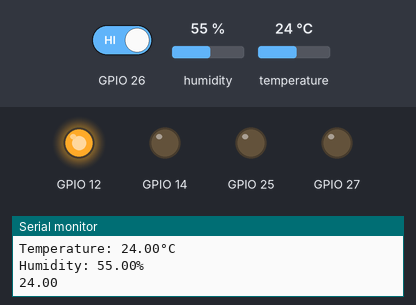
A sketch run on a simulated ESP32. Shown: output pins drawn as LEDs (lit = HIGH), the last lines printed to the serial monitor. Dashed ring = blinking. The inputs (shaded band) are chosen by the test bench; at power-on: temperature 24 °C, GPIO 26 HIGH, humidity 55 %.

Above: at 2.2 s.
2.3 s: temperature set to 26 °C
At 3.3 s:
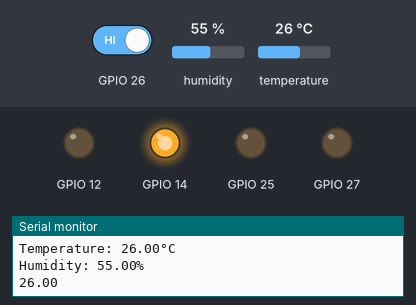
4.0 s: GPIO 26 driven LOW
At 4.4 s:
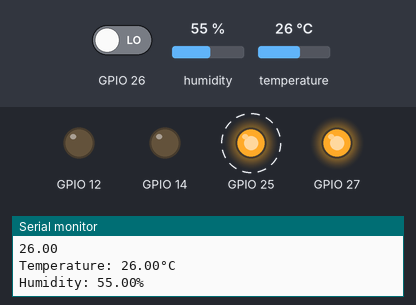
7.1 s: GPIO 26 driven HIGH
9.0 s: temperature set to 12 °C
At 10.5 s:
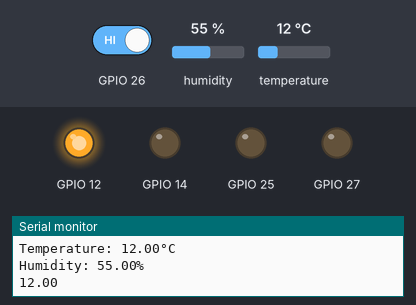
Timing chart, 0 to 12.0 s (numbered marks = the images above; inputs shaded):
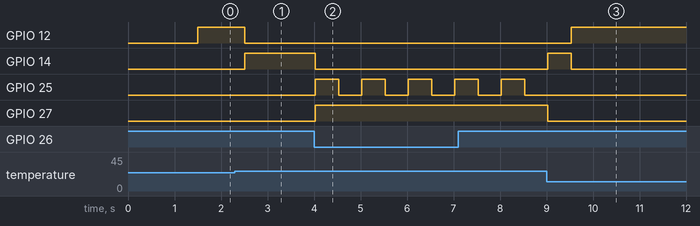

The sketch:

esp32code_ardunio_ide.ino
```cpp
#include <Adafruit_Sensor.h>
#include <DHT.h>
#include <DHT_U.h>
#include "WiFi.h"
#include "ESPAsyncWebServer.h"
#define DHTPIN 5     // Digital pin connected to the DHT sensor
#define DHTTYPE    DHT11     // DHT 22 (AM2302)

DHT_Unified dht(DHTPIN, DHTTYPE);

const char* ssid = "ESP32";
const char* password =  "12345678";
 /* Put IP Address details */
IPAddress local_ip(192,168,1,8);
IPAddress gateway(192,168,1,1);
IPAddress subnet(255,255,255,0);

String hum = "123";
String tmp = "12";
String alarmm = "a";

AsyncWebServer server(80);

float range = 40.0;
float tempre = 20.0;

void setup() {
  Serial.begin(9600);

  dht.begin();
  Serial.println(F("DHTxx Unified Sensor Example"));

  sensor_t sensor;
  dht.temperature().getSensor(&sensor);
  dht.humidity().getSensor(&sensor);

  WiFi.softAP(ssid, password);
  WiFi.softAPConfig(local_ip, gateway, subnet);
  delay(1000);
  Serial.println(WiFi.localIP());
 servers();
  server.begin();

//  delayMS = sensor.min_delay / 1000;
  pinMode(26,INPUT);
  pinMode(27,OUTPUT);
  pinMode(12,OUTPUT);
  pinMode(14,OUTPUT);
  pinMode(25,OUTPUT);
}

void servers()
{
  server.on("/setdata", HTTP_GET, [](AsyncWebServerRequest *request){
    int paramsNr = request->params();
    Serial.println(paramsNr);
    for(int i=0;i<paramsNr;i++){
        AsyncWebParameter* p = request->getParam(i);
        Serial.print("Param name: ");
        Serial.println(p->name());
        Serial.print("Param value: ");
        Serial.println(p->value());
        range = p->value().toFloat();
        Serial.println("------");
    }
    String s = "";
    s.concat(String(tmp));
    s.concat("-");
    s.concat(String(hum));
      s.concat("-");
    s.concat(String(alarmm)); //
     AsyncWebServerResponse *response = request->beginResponse(200, "text/plain", s);

//     response->addHeader("Access-Control-Allow-Origin", "*");
//    response->addHeader("Access-Control-Expose-Headers", "*");
//    response->addHeader("Access-Control-Allow-Credentials", "true");
//    response->addHeader("Server","ESP Async Web Server");

    request->send(response);

  });
  }
void loop() {
  // Delay between measurements.
  delay(500);
  sensors_event_t event;

  dht.temperature().getEvent(&event);
  if (isnan(event.temperature)) {
    Serial.println(F("Error reading temperature!"));
  }
  else {
    Serial.print(F("Temperature: "));
    Serial.print(event.temperature);
    tmp = String(event.temperature);
    tempre = float( event.temperature);
    Serial.println(F("°C"));
  }

  dht.humidity().getEvent(&event);
  if (isnan(event.relative_humidity)) {
    Serial.println(F("Error reading humidity!"));
  }
  else {
    Serial.print(F("Humidity: "));
    hum = String(event.relative_humidity);
    Serial.print(event.relative_humidity);
    Serial.println(F("%"));
  }
  tempRange();
}

void tempRange(){
  if (!digitalRead(26) || tempre >= range ){
    digitalWrite(14,LOW);
    digitalWrite(27,HIGH);
    digitalWrite(12,LOW);
    alarmm = "tr";
    buzz();
    range= 40.0;
    //red + buzzer
    }
  else
    Serial.println(tempre);
  if(tempre < 25){
      digitalWrite(27,LOW);
      digitalWrite(14,LOW);
      digitalWrite(12,HIGH);
      alarmm = "f";
      //blue
  }
  else if(tempre < 28){
    digitalWrite(14,HIGH);
    digitalWrite(27,LOW);
    digitalWrite(12,LOW);
    alarmm = "fse";
    //green
  } else
    {
      digitalWrite(27,HIGH);
      digitalWrite(14,LOW);
      digitalWrite(12,LOW);
      alarmm = "f";
    //red
    }
  }

  void buzz(){
  for(int i = 0 ; i< 5 ; i++){
    digitalWrite(25,HIGH);
    delay(500);
    digitalWrite(25,LOW);
    delay(500);
  }
}
```

Measured:
- the behaviour switches between 24 and 25 °C on temperature (found by bisection; images 0 and 1)
- after the input at 2.3 s, GPIO 12: HIGH → LOW after 0.21 s; GPIO 14: LOW → HIGH after 0.21 s
- after the input at 4.0 s, GPIO 14: HIGH → LOW at once; GPIO 25: alternates HIGH for 0.50 s and LOW for 0.50 s, starting at once; GPIO 27: LOW → HIGH at once
- after the input at 9.0 s, GPIO 12: LOW → HIGH after 0.53 s
